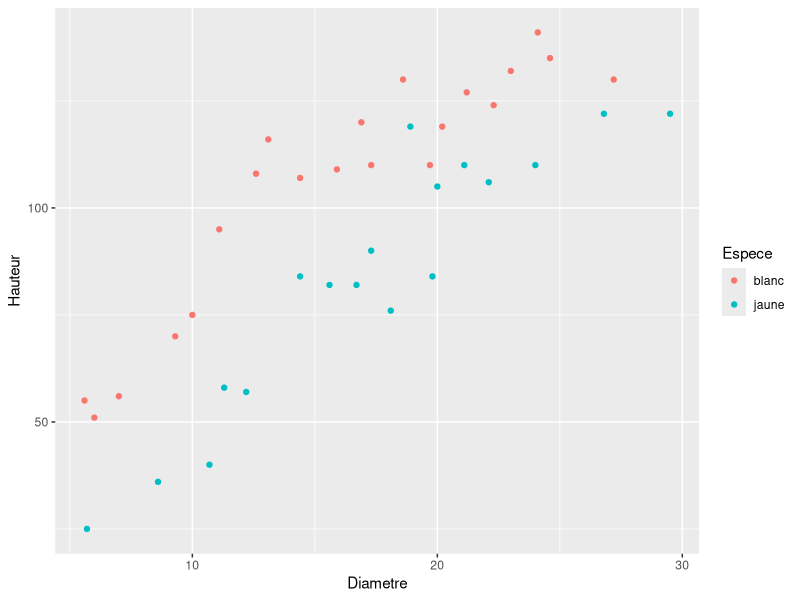
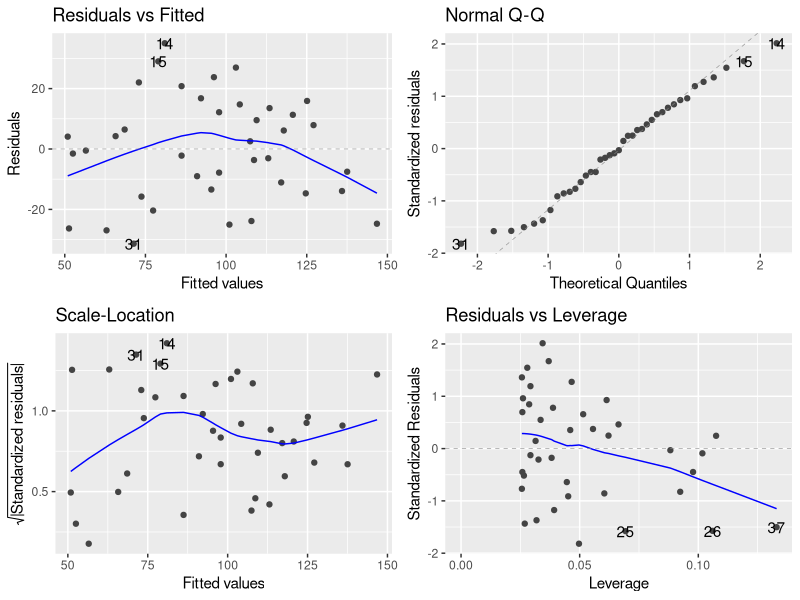
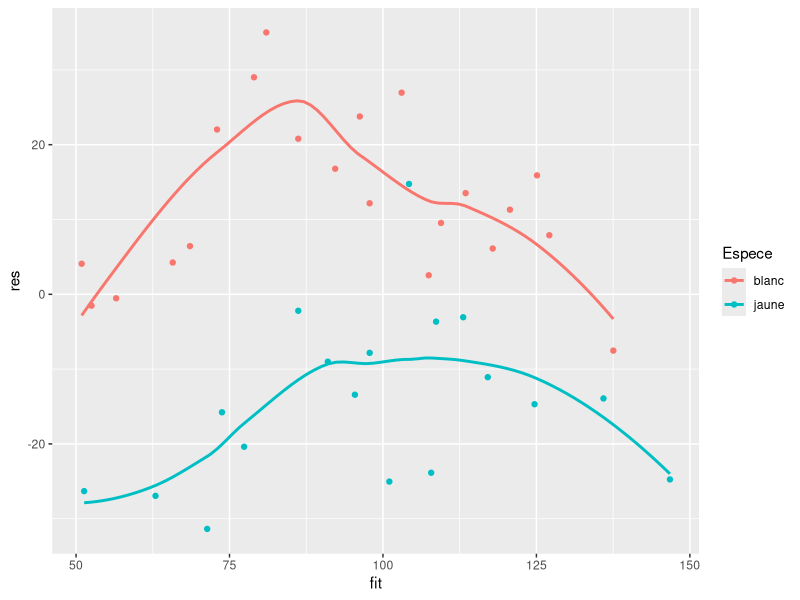
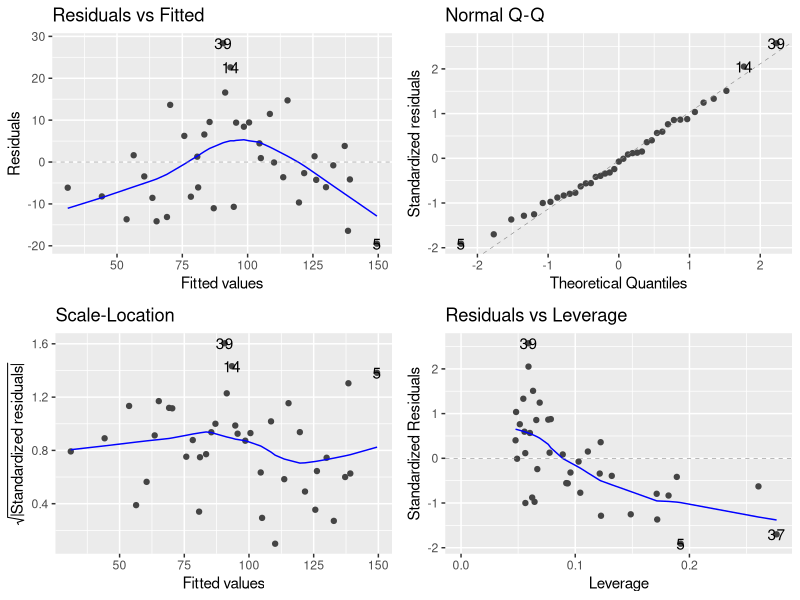
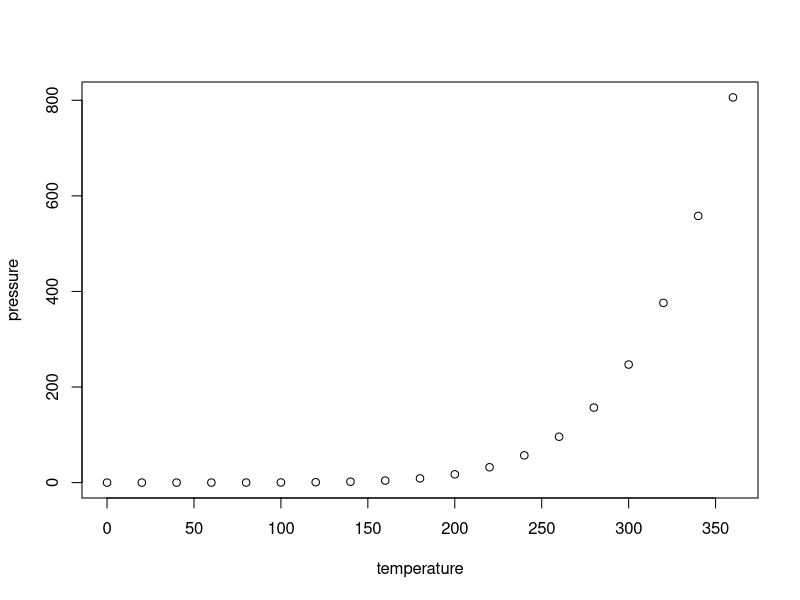

Source code (R) for these figures, in order:
## ---- chunk 1
knitr::opts_chunk$set(echo = TRUE, cache = TRUE)
#pour la fonction Anova
library(car)
# pour le tidyverse
library(dplyr)
# pour les graphiques
library(ggplot2) 
library(ggfortify)
library(ggpubr)
# pour les moyennes ajustées
library(emmeans) 
## ---- chunk 2
pin=read.table('data/Pin.txt',header=T)
head(pin,10)
dim(pin)

summary(pin)

pin %>% filter(Espece == 'blanc') %>% summary
pin %>% filter(Espece == 'jaune') %>% summary

ggplot(pin, aes(x=Diametre, y = Hauteur, col = Espece)) + geom_point()
## ---- chunk 3
reglin=lm(Hauteur~Diametre,data=pin)
autoplot(reglin)
summary(reglin)
## ---- chunk 4
df <- pin %>% mutate(fit = fitted(reglin), res= residuals(reglin))
ggplot(df, aes(x=fit, y=res, col=Espece)) + geom_point() + geom_smooth(stat='smooth', se = FALSE)
## ---- chunk 5
modancova <- lm(Hauteur~Diametre+Espece+Diametre:Espece,data=pin)

autoplot(modancova)

summary(modancova)
anova(modancova)
Anova(modancova)

## ---- chunk 6
emmeans(modancova,  pairwise~Espece,adjust="none")
## ---- chunk 7
summary(cars)
## ---- chunk 8
plot(pressure)
